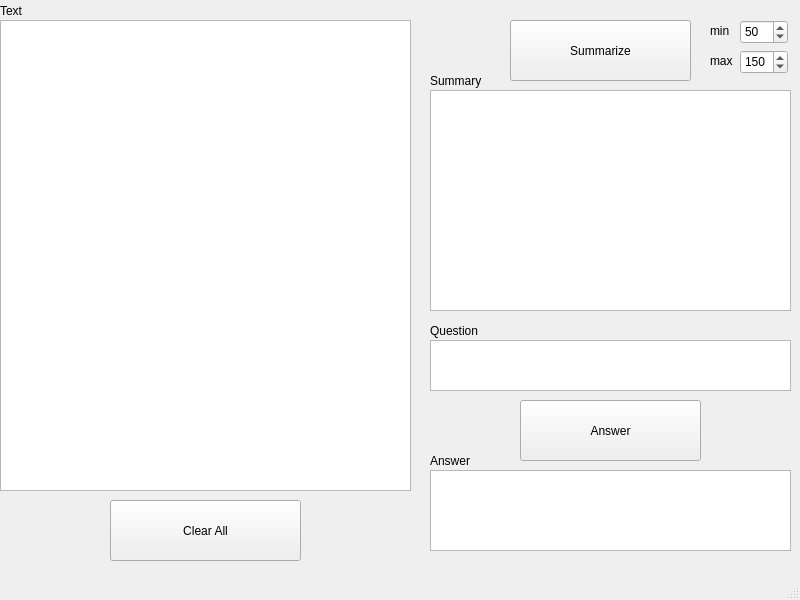
<?xml version="1.0" encoding="UTF-8"?>
<ui version="4.0">
 <class>MainWindow</class>
 <widget class="QMainWindow" name="MainWindow">
  <property name="geometry">
   <rect>
    <x>0</x>
    <y>0</y>
    <width>800</width>
    <height>600</height>
   </rect>
  </property>
  <property name="windowTitle">
   <string>MainWindow</string>
  </property>
  <widget class="QWidget" name="centralwidget">
   <widget class="QPushButton" name="answerB">
    <property name="geometry">
     <rect>
      <x>520</x>
      <y>400</y>
      <width>181</width>
      <height>61</height>
     </rect>
    </property>
    <property name="text">
     <string>Answer</string>
    </property>
   </widget>
   <widget class="QPushButton" name="SummarizeB">
    <property name="geometry">
     <rect>
      <x>510</x>
      <y>20</y>
      <width>181</width>
      <height>61</height>
     </rect>
    </property>
    <property name="text">
     <string>Summarize</string>
    </property>
   </widget>
   <widget class="QPushButton" name="ClearB">
    <property name="geometry">
     <rect>
      <x>110</x>
      <y>500</y>
      <width>191</width>
      <height>61</height>
     </rect>
    </property>
    <property name="text">
     <string>Clear All</string>
    </property>
   </widget>
   <widget class="QPlainTextEdit" name="text">
    <property name="geometry">
     <rect>
      <x>0</x>
      <y>20</y>
      <width>411</width>
      <height>471</height>
     </rect>
    </property>
    <property name="backgroundVisible">
     <bool>false</bool>
    </property>
   </widget>
   <widget class="QSpinBox" name="min">
    <property name="geometry">
     <rect>
      <x>740</x>
      <y>20</y>
      <width>48</width>
      <height>24</height>
     </rect>
    </property>
    <property name="maximum">
     <number>500</number>
    </property>
    <property name="value">
     <number>50</number>
    </property>
   </widget>
   <widget class="QSpinBox" name="max">
    <property name="geometry">
     <rect>
      <x>740</x>
      <y>50</y>
      <width>48</width>
      <height>24</height>
     </rect>
    </property>
    <property name="maximum">
     <number>1000</number>
    </property>
    <property name="value">
     <number>150</number>
    </property>
   </widget>
   <widget class="QPlainTextEdit" name="Summary">
    <property name="geometry">
     <rect>
      <x>430</x>
      <y>90</y>
      <width>361</width>
      <height>221</height>
     </rect>
    </property>
    <property name="plainText">
     <string/>
    </property>
   </widget>
   <widget class="QPlainTextEdit" name="Question">
    <property name="geometry">
     <rect>
      <x>430</x>
      <y>340</y>
      <width>361</width>
      <height>51</height>
     </rect>
    </property>
    <property name="plainText">
     <string/>
    </property>
   </widget>
   <widget class="QPlainTextEdit" name="answer">
    <property name="geometry">
     <rect>
      <x>430</x>
      <y>470</y>
      <width>361</width>
      <height>81</height>
     </rect>
    </property>
    <property name="plainText">
     <string/>
    </property>
   </widget>
   <widget class="QLabel" name="label">
    <property name="geometry">
     <rect>
      <x>710</x>
      <y>20</y>
      <width>31</width>
      <height>21</height>
     </rect>
    </property>
    <property name="text">
     <string>min</string>
    </property>
   </widget>
   <widget class="QLabel" name="label_2">
    <property name="geometry">
     <rect>
      <x>710</x>
      <y>50</y>
      <width>31</width>
      <height>21</height>
     </rect>
    </property>
    <property name="text">
     <string>max</string>
    </property>
   </widget>
   <widget class="QLabel" name="textL">
    <property name="geometry">
     <rect>
      <x>0</x>
      <y>0</y>
      <width>61</width>
      <height>21</height>
     </rect>
    </property>
    <property name="text">
     <string>Text</string>
    </property>
   </widget>
   <widget class="QLabel" name="AnswerL">
    <property name="geometry">
     <rect>
      <x>430</x>
      <y>450</y>
      <width>60</width>
      <height>21</height>
     </rect>
    </property>
    <property name="text">
     <string>Answer</string>
    </property>
   </widget>
   <widget class="QLabel" name="QuestionL">
    <property name="geometry">
     <rect>
      <x>430</x>
      <y>320</y>
      <width>60</width>
      <height>21</height>
     </rect>
    </property>
    <property name="text">
     <string>Question</string>
    </property>
   </widget>
   <widget class="QLabel" name="SummaryL">
    <property name="geometry">
     <rect>
      <x>430</x>
      <y>70</y>
      <width>60</width>
      <height>21</height>
     </rect>
    </property>
    <property name="text">
     <string>Summary</string>
    </property>
   </widget>
  </widget>
  <widget class="QMenuBar" name="menubar">
   <property name="geometry">
    <rect>
     <x>0</x>
     <y>0</y>
     <width>800</width>
     <height>22</height>
    </rect>
   </property>
  </widget>
  <widget class="QStatusBar" name="statusbar"/>
 </widget>
 <resources/>
 <connections/>
</ui>
